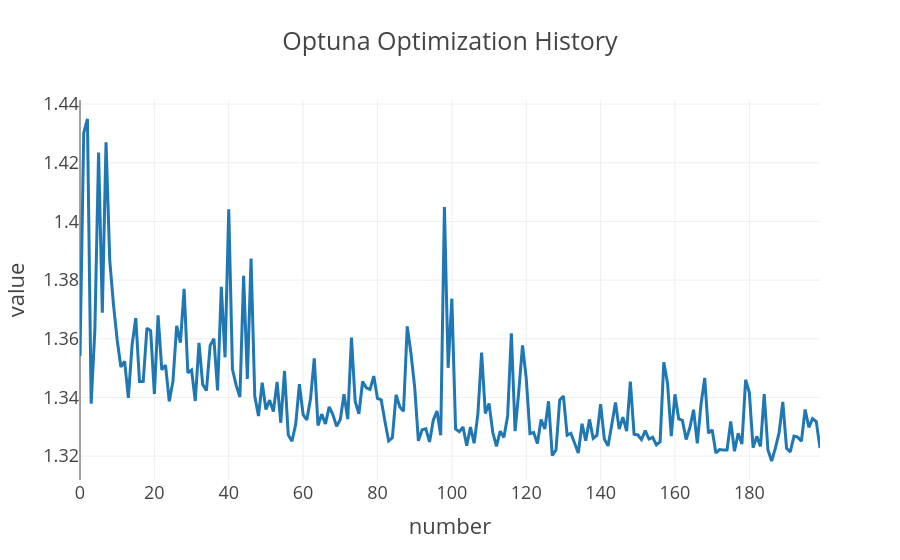

The code cell stored with this chart in its notebook:
### Code cell
trial_df = study.trials_dataframe()
fig = px.line(
    trial_df,
    x="number",
    y="value",
    title="Optuna Optimization History",template = "presentation"
)
fig.show()

### Figure 1 — Plotly figure (JSON) as saved in the notebook; plotly's stock layout.template omitted (floating-point values rounded to 4 significant figures; data arrays with more than 128 entries replaced by an {"elided": "..."} marker saying what was removed)
{"data": [{"hovertemplate": "number=%{x}<br>value=%{y}<extra></extra>", "legendgroup": "", "line": {"color": "#1F77B4", "dash": "solid"}, "marker": {"symbol": "circle"}, "mode": "lines", "name": "", "orientation": "v", "showlegend": false, "type": "scatter", "x": {"elided": "200 int values"}, "xaxis": "x", "y": {"elided": "200 float values"}, "yaxis": "y"}], "layout": {"legend": {"tracegroupgap": 0}, "title": {"text": "Optuna Optimization History"}, "xaxis": {"anchor": "y", "domain": [0, 1], "title": {"text": "number"}}, "yaxis": {"anchor": "x", "domain": [0, 1], "title": {"text": "value"}}}}
